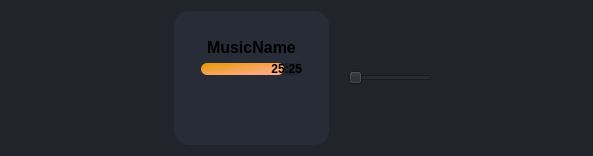
                 <widget class="QFrame" name="MusicPlayer_2">
                  <property name="styleSheet">
                   <string notr="true">background-color: rgb(33, 37, 43);</string>
                  </property>
                  <layout class="QHBoxLayout" name="MusicPlayer">
                   <item>
                    <spacer name="horizontalSpacer">
                     <property name="orientation">
                      <enum>Qt::Horizontal</enum>
                     </property>
                     <property name="sizeType">
                      <enum>QSizePolicy::Minimum</enum>
                     </property>
                     <property name="sizeHint" stdset="0">
                      <size>
                       <width>150</width>
                       <height>10</height>
                      </size>
                     </property>
                    </spacer>
                   </item>
                   <item>
                    <widget class="QLabel" name="MusicPoster">
                     <property name="maximumSize">
                      <size>
                       <width>150</width>
                       <height>150</height>
                      </size>
                     </property>
                     <property name="sizeIncrement">
                      <size>
                       <width>0</width>
                       <height>0</height>
                      </size>
                     </property>
                     <property name="baseSize">
                      <size>
                       <width>0</width>
                       <height>0</height>
                      </size>
                     </property>
                     <property name="text">
                      <string/>
                     </property>
                     <property name="scaledContents">
                      <bool>true</bool>
                     </property>
                    </widget>
                   </item>
                   <item>
                    <widget class="QFrame" name="BarAndPause_2">
                     <property name="styleSheet">
                      <string notr="true">background-color: rgb(39, 44, 54);
 border-radius: 15px;</string>
                     </property>
                     <layout class="QVBoxLayout" name="BarAndPause">
                      <item>
                       <widget class="QFrame" name="frame">
                        <layout class="QHBoxLayout" name="horizontalLayout_15">
                         <item>
                          <widget class="QFrame" name="frame">
                           <layout class="QVBoxLayout" name="verticalLayout_12">
                            <item alignment="Qt::AlignHCenter">
                             <widget class="QLabel" name="MusicName">
                              <property name="font">
                               <font>
                                <pointsize>12</pointsize>
                                <weight>75</weight>
                                <bold>true</bold>
                               </font>
                              </property>
                              <property name="text">
                               <string>MusicName</string>
                              </property>
                              <property name="textFormat">
                               <enum>Qt::AutoText</enum>
                              </property>
                             </widget>
                            </item>
                            <item>
                             <widget class="QProgressBar" name="Bar">
                              <property name="font">
                               <font>
                                <weight>75</weight>
                                <bold>true</bold>
                               </font>
                              </property>
                              <property name="styleSheet">
                               <string notr="true">
QProgressBar {
    min-height: 12px;
    max-height: 12px;
    border-radius: 6px;
	background-color: rgb(33, 37, 43);
}
QProgressBar::chunk {
    border-radius: 6px;
    background-color: qlineargradient(spread:pad, x1:0, y1:0, x2:1, y2:1, stop:0 rgba(229, 153, 0, 255), stop:0.768844 rgba(255, 170, 127, 255));
}
</string>
                              </property>
                              <property name="maximum">
                               <number>100</number>
                              </property>
                              <property name="value">
                               <number>83</number>
                              </property>
                              <property name="alignment">
                               <set>Qt::AlignRight|Qt::AlignTrailing|Qt::AlignVCenter</set>
                              </property>
                              <property name="textVisible">
                               <bool>true</bool>
                              </property>
                              <property name="orientation">
                               <enum>Qt::Horizontal</enum>
                              </property>
                              <property name="invertedAppearance">
                               <bool>false</bool>
                              </property>
                              <property name="textDirection">
                               <enum>QProgressBar::TopToBottom</enum>
                              </property>
                              <property name="format">
                               <string>25:25</string>
                              </property>
                             </widget>
                            </item>
                           </layout>
                          </widget>
                         </item>
                        </layout>
                       </widget>
                      </item>
                      <item>
                       <widget class="QFrame" name="horizontalFrame">
                        <layout class="QHBoxLayout" name="horizontalLayout_13">
                         <item>
                          <widget class="QPushButton" name="btn_rewind">
                           <property name="maximumSize">
                            <size>
                             <width>50</width>
                             <height>50</height>
                            </size>
                           </property>
                           <property name="text">
                            <string/>
                           </property>
                           <property name="icon">
                            <iconset resource="files.qrc">
                             <normaloff>:/16x16/icons/gplay_rewind.svg</normaloff>:/16x16/icons/gplay_rewind.svg</iconset>
                           </property>
                           <property name="iconSize">
                            <size>
                             <width>50</width>
                             <height>50</height>
                            </size>
                           </property>
                          </widget>
                         </item>
                         <item>
                          <widget class="QPushButton" name="btn_pause">
                           <property name="sizePolicy">
                            <sizepolicy hsizetype="Minimum" vsizetype="Minimum">
                             <horstretch>0</horstretch>
                             <verstretch>0</verstretch>
                            </sizepolicy>
                           </property>
                           <property name="maximumSize">
                            <size>
                             <width>50</width>
                             <height>50</height>
                            </size>
                           </property>
                           <property name="font">
                            <font>
                             <pointsize>12</pointsize>
                            </font>
                           </property>
                           <property name="styleSheet">
                            <string notr="true">background: transparent;
background-image: ur(:/16x16/icons/16x16/cil-media-pause.png);
background-position: center;
background-repeat: no-repeat;
color: rgb(170, 255, 0);
</string>
                           </property>
                           <property name="text">
                            <string/>
                           </property>
                           <property name="icon">
                            <iconset resource="files.qrc">
                             <normaloff>:/16x16/icons/gplay_pause.svg</normaloff>:/16x16/icons/gplay_pause.svg</iconset>
                           </property>
                           <property name="iconSize">
                            <size>
                             <width>50</width>
                             <height>50</height>
                            </size>
                           </property>
                           <property name="autoRepeat">
                            <bool>false</bool>
                           </property>
                           <property name="default">
                            <bool>false</bool>
                           </property>
                          </widget>
                         </item>
                         <item>
                          <widget class="QPushButton" name="btn_skip">
                           <property name="maximumSize">
                            <size>
                             <width>50</width>
                             <height>50</height>
                            </size>
                           </property>
                           <property name="text">
                            <string/>
                           </property>
                           <property name="icon">
                            <iconset resource="files.qrc">
                             <normaloff>:/16x16/icons/gplay_skip.svg</normaloff>:/16x16/icons/gplay_skip.svg</iconset>
                           </property>
                           <property name="iconSize">
                            <size>
                             <width>50</width>
                             <height>50</height>
                            </size>
                           </property>
                          </widget>
                         </item>
                        </layout>
                       </widget>
                      </item>
                     </layout>
                    </widget>
                   </item>
                   <item>
                    <widget class="QLabel" name="label_2">
                     <property name="text">
                      <string/>
                     </property>
                     <property name="pixmap">
                      <pixmap resource="files.qrc">:/16x16/icons/16x16/cil-volume-high.png</pixmap>
                     </property>
                    </widget>
                   </item>
                   <item>
                    <widget class="QSlider" name="soundSlider">
                     <property name="maximumSize">
                      <size>
                       <width>100</width>
                       <height>16777215</height>
                      </size>
                     </property>
                     <property name="orientation">
                      <enum>Qt::Horizontal</enum>
                     </property>
                    </widget>
                   </item>
                   <item>
                    <spacer name="horizontalSpacer_2">
                     <property name="orientation">
                      <enum>Qt::Horizontal</enum>
                     </property>
                     <property name="sizeType">
                      <enum>QSizePolicy::Minimum</enum>
                     </property>
                     <property name="sizeHint" stdset="0">
                      <size>
                       <width>150</width>
                       <height>10</height>
                      </size>
                     </property>
                    </spacer>
                   </item>
                  </layout>
                 </widget>
